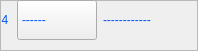
                                         <widget class="QFrame" name="frame_41">
                                          <property name="minimumSize">
                                           <size>
                                            <width>0</width>
                                            <height>40</height>
                                           </size>
                                          </property>
                                          <property name="frameShape">
                                           <enum>QFrame::StyledPanel</enum>
                                          </property>
                                          <property name="frameShadow">
                                           <enum>QFrame::Raised</enum>
                                          </property>
                                          <widget class="QWidget" name="layoutWidget_15">
                                           <property name="geometry">
                                            <rect>
                                             <x>-1</x>
                                             <y>-1</y>
                                             <width>189</width>
                                             <height>42</height>
                                            </rect>
                                           </property>
                                           <layout class="QHBoxLayout" name="horizontalLayout_79">
                                            <item>
                                             <widget class="QLabel" name="lb_Port_44">
                                              <property name="enabled">
                                               <bool>false</bool>
                                              </property>
                                              <property name="minimumSize">
                                               <size>
                                                <width>10</width>
                                                <height>40</height>
                                               </size>
                                              </property>
                                              <property name="styleSheet">
                                               <string notr="true">border: 0px;
font: 14pt &quot;クレPro by 宁静之雨，微信公众号njzyshare&quot;;
color: rgb(0, 85, 255);</string>
                                              </property>
                                              <property name="text">
                                               <string>4</string>
                                              </property>
                                              <property name="alignment">
                                               <set>Qt::AlignCenter</set>
                                              </property>
                                             </widget>
                                            </item>
                                            <item>
                                             <widget class="QComboBox" name="com_CH2_Date4">
                                              <property name="minimumSize">
                                               <size>
                                                <width>80</width>
                                                <height>40</height>
                                               </size>
                                              </property>
                                              <property name="cursor">
                                               <cursorShape>PointingHandCursor</cursorShape>
                                              </property>
                                              <property name="mouseTracking">
                                               <bool>true</bool>
                                              </property>
                                              <property name="toolTip">
                                               <string>波特率选择</string>
                                              </property>
                                              <property name="styleSheet">
                                               <string notr="true"> QComboBox QAbstractItemView{
	background-color: rgb(33, 37, 43);
    border-radius:5px 5px 5px 5px;
	font: 14pt &quot;クレPro by 宁静之雨，微信公众号njzyshare&quot;;
	font-size:14px;
 }
 QComboBox{
	font: 14pt &quot;クレPro by 宁静之雨，微信公众号njzyshare&quot;;
	border-color: rgb(0, 0, 0);
	color: rgb(0, 85, 255);
}
  QComboBox::drop-down {
      width: 0px;
      border:none;
  }</string>
                                              </property>
                                              <item>
                                               <property name="text">
                                                <string>------</string>
                                               </property>
                                              </item>
                                              <item>
                                               <property name="text">
                                                <string>Vpp</string>
                                               </property>
                                              </item>
                                              <item>
                                               <property name="text">
                                                <string>Freq</string>
                                               </property>
                                              </item>
                                              <item>
                                               <property name="text">
                                                <string>Max</string>
                                               </property>
                                              </item>
                                              <item>
                                               <property name="text">
                                                <string>Min</string>
                                               </property>
                                              </item>
                                              <item>
                                               <property name="text">
                                                <string>Mean</string>
                                               </property>
                                              </item>
                                              <item>
                                               <property name="text">
                                                <string>RMS</string>
                                               </property>
                                              </item>
                                             </widget>
                                            </item>
                                            <item>
                                             <widget class="QLabel" name="lb_CH2_Date4">
                                              <property name="enabled">
                                               <bool>false</bool>
                                              </property>
                                              <property name="minimumSize">
                                               <size>
                                                <width>85</width>
                                                <height>40</height>
                                               </size>
                                              </property>
                                              <property name="styleSheet">
                                               <string notr="true">color: rgb(0, 85, 255);
border: 0px;
font: 14pt &quot;クレPro by 宁静之雨，微信公众号njzyshare&quot;;</string>
                                              </property>
                                              <property name="text">
                                               <string>------------</string>
                                              </property>
                                              <property name="alignment">
                                               <set>Qt::AlignLeading|Qt::AlignLeft|Qt::AlignVCenter</set>
                                              </property>
                                             </widget>
                                            </item>
                                           </layout>
                                          </widget>
                                         </widget>
